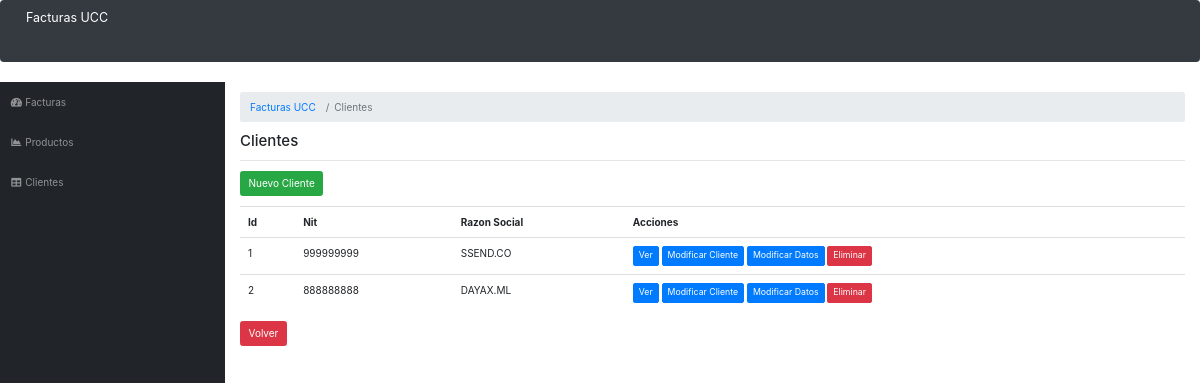
The app's page /clientes/index.php with its own data.
### tables this page shows
CREATE TABLE `clientes` (
  `id_cliente` int(11) NOT NULL,
  `razon_social` varchar(255) NOT NULL,
  `nit` varchar(255) NOT NULL
);

### clientes/index.php (the view, shortened to what this page needs)
<?php
$servername = "localhost";
$username = "root";
$password = "";
$dbname = "formularios-factura";
$conn = new mysqli($servername, $username, $password, $dbname);
$sql = "SELECT * FROM `clientes`";
$result = $conn->query($sql);
if ($result->num_rows > 0) {
    $clientes = $result->fetch_all(MYSQLI_ASSOC);
} else {
    $clientes = null;
}
?>
<!doctype html>
<html lang="es">
<head>
    <link rel="stylesheet" href="../assets/css/bootstrap.min.css">
</head>
<?php require_once '../sitio/cabecera.php' ?>
<ol class="breadcrumb">
    <li class="breadcrumb-item">
        <a href="<?php echo BASE_URL_ ?>">Facturas UCC</a>
    </li>
    <li class="breadcrumb-item active">Clientes</li>
</ol>
<h4>Clientes</h4>
<hr>
<div class="row mb-3">
    <div class="col-md-12">
        <a class="btn btn-success" href="crear.php">Nuevo Cliente</a>
    </div>
</div>
<div class="row">
    <div class="col-md-12">
        <?php if (empty($clientes)) : ?>
            <p>Aún no hay clientes registrados.</p>
        <?php else : ?>
            <table class="table table-sm">
                <tr>
                    <th>Id</th>
                    <th>Nit</th>
                    <th>Razon Social</th>
                    <th>Acciones</th>
                </tr>
                <?php foreach ($clientes as $key => $cliente) : ?>
                    <tr>
                        <td><?php echo $cliente['id_cliente'] ?></td>
                        <td><?php echo $cliente['nit'] ?></td>
                        <td><?php echo $cliente['razon_social'] ?></td>
                        <td>
                            <a class="btn btn-primary btn-sm" href="ver_datos.php?id=<?php echo $cliente['id_cliente'] ?>">
                                Ver
                            </a>
                            <a class="btn btn-primary btn-sm" href="actualizar.php?id=<?php echo $cliente['id_cliente'] ?>">
                                Modificar Cliente
                            </a>
                            <a class="btn btn-primary btn-sm" href="agregar_datos.php?id=<?php echo $cliente['id_cliente'] ?>">
                                Modificar Datos
                            </a>
                            <a class="btn btn-danger btn-sm" href="borrar.php?id=<?php echo $cliente['id_cliente'] ?>" onclick="return confirm('¿Estas seguro?')">
                                Eliminar
                            </a>
                        </td>
                    </tr>
                <?php endforeach; ?>
            </table>
        <?php endif; ?>
    </div>
</div>
<div class="row mb-3">
    <div class="col-md-12">
        <a href="<?php echo BASE_URL_ ?>" class="btn btn-danger">Volver</button></a>
    </div>
</div>
<?php require_once '../sitio/pie.php' ?>

### records on screen
clientes: id_cliente "1", nit "999999999", razon_social "SSEND.CO"
clientes: id_cliente "2", nit "888888888", razon_social "DAYAX.ML"
